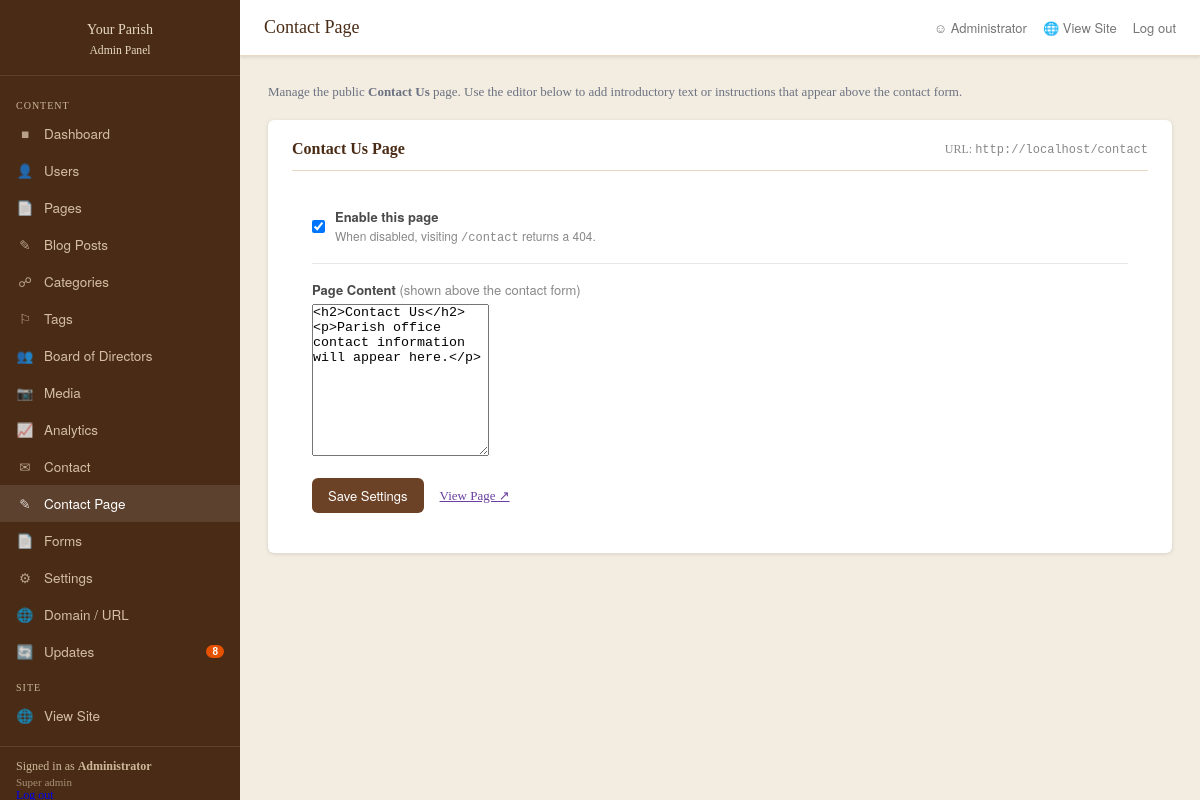
/admin/contact-prayer.php (signed in), run on an earlier commit of the app's database.
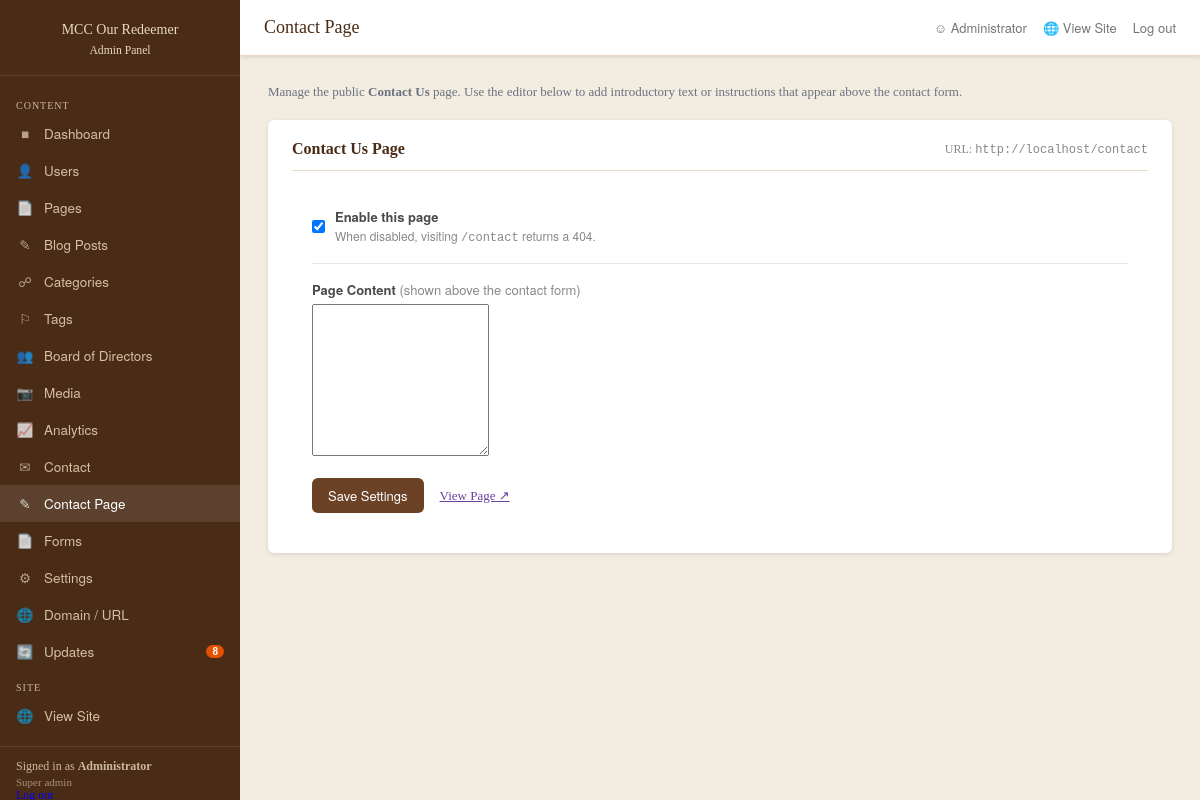
And on a later commit of the database.
### tables this page shows
CREATE TABLE IF NOT EXISTS `pages` (
  `id`           INT UNSIGNED AUTO_INCREMENT PRIMARY KEY,
  `site_id`      INT UNSIGNED NOT NULL DEFAULT 1,
  `title`        VARCHAR(255) NOT NULL,
  `slug`         VARCHAR(255) NOT NULL,
  UNIQUE KEY `idx_site_slug` (`site_id`, `slug`),
  `content`      LONGTEXT DEFAULT NULL,
  `excerpt`      TEXT DEFAULT NULL,
  `status`       ENUM('published','draft','private') NOT NULL DEFAULT 'draft',
  `template`     VARCHAR(80) NOT NULL DEFAULT 'default',
  `featured_image` INT UNSIGNED DEFAULT NULL,
  `meta_title`   VARCHAR(255) DEFAULT NULL,
  `meta_desc`    VARCHAR(500) DEFAULT NULL,
  `menu_order`   SMALLINT UNSIGNED NOT NULL DEFAULT 0,
  `show_in_nav`  TINYINT(1) NOT NULL DEFAULT 0,
  `nav_label`    VARCHAR(100) DEFAULT NULL,
  `parent_id`    INT UNSIGNED DEFAULT NULL,
  `author_id`    INT UNSIGNED NOT NULL,
  `created_at`   DATETIME NOT NULL DEFAULT CURRENT_TIMESTAMP,
  `updated_at`   DATETIME NOT NULL DEFAULT CURRENT_TIMESTAMP ON UPDATE CURRENT_TIMESTAMP,
  INDEX `idx_slug` (`slug`),
  INDEX `idx_status` (`status`)
);

### core/helpers.php (called while the page is built, shortened)
<?php
function h(?string $str): string {
    return htmlspecialchars($str ?? '', ENT_QUOTES | ENT_SUBSTITUTE, 'UTF-8');
}
function siteUrl(string $path = ''): string {
    return rtrim(SITE_URL, '/') . '/' . ltrim($path, '/');
}
function setting(string $key, string $default = ''): string {
    return Database::setting($key, $default);
}
    ?>

### core/Database.php (called while the page is built, shortened)
<?php
class Database {
    private static ?PDO   $pdo              = null;
    private static int    $siteId           = 0;
    private static array  $settingsCache    = [];
    private static bool   $settingsLoaded   = false;
    public static function get(): PDO {
        if (self::$pdo === null) {
            $dsn = sprintf('mysql:host=%s;dbname=%s;charset=%s', DB_HOST, DB_NAME, DB_CHARSET);
            $opts = [
                PDO::ATTR_ERRMODE            => PDO::ERRMODE_EXCEPTION,
                PDO::ATTR_DEFAULT_FETCH_MODE => PDO::FETCH_ASSOC,
                PDO::ATTR_EMULATE_PREPARES   => false,
            ];
            self::$pdo = new PDO($dsn, DB_USER, DB_PASS, $opts);
            if (defined('NETWORK_MODE') && NETWORK_MODE && defined('SITE_ID') && SITE_ID === 0) {
                self::resolveSubdomain(SITE_SUBDOMAIN);
            } else {
                self::$siteId = defined('SITE_ID') ? (int) SITE_ID : 1;
            }
        }
        return self::$pdo;
    }
    public static function siteId(): int {
        return self::$siteId ?: 1;
    }
    public static function query(string $sql, array $params = []): PDOStatement {
        $stmt = self::get()->prepare($sql);
        $stmt->execute($params);
        return $stmt;
    }
    public static function fetch(string $sql, array $params = []): ?array {
        $row = self::query($sql, $params)->fetch();
        return $row ?: null;
    }
    public static function fetchAll(string $sql, array $params = []): array {
        return self::query($sql, $params)->fetchAll();
    }
    private static function loadSettings(): void {
        if (self::$settingsLoaded) return;
        self::$settingsLoaded = true;
        try {
            $rows = self::fetchAll(
                "SELECT `key`, `value` FROM settings WHERE site_id = ?",
                [self::siteId()]
            );
            foreach ($rows as $r) {
                self::$settingsCache[$r['key']] = $r['value'];
            }
        } catch (\PDOException) {
        }
    }
    public static function setting(string $key, string $default = ''): string {
        return array_key_exists($key, self::$settingsCache)
            ? (string) self::$settingsCache[$key]
            : $default;
    }
}

### admin/layout.php (the view, shortened to what the changed rows need)
<?php
function adminLayout(string $pageTitle, callable $body): void {
    $siteName = setting('site_name', 'Your Parish');
?><!DOCTYPE html>
<html lang="en">
<head>
<link rel="stylesheet" href="<?= siteUrl('public/assets/css/admin.css') ?>">
</head>
<body>
<div class="admin-wrap">
  <aside class="sidebar" id="sidebar">
    <div class="sidebar-logo">
      <h1><?= h($siteName) ?><br><small>Admin Panel</small></h1>
    </div>
  </aside>
  <div class="main">
    <div class="content">
      <?php $body(); ?>
    </div>
  </div>
</div>
</body>
</html>
<?php } ?>

### admin/contact-prayer.php (shortened to what the changed rows need)
<?php
require_once BASE_PATH . '/core/Database.php';
require_once BASE_PATH . '/core/helpers.php';
require_once __DIR__ . '/layout.php';
$siteId = Database::siteId();
$contactPage    = Database::fetch("SELECT content FROM pages WHERE slug = 'contact' AND site_id = ?", [$siteId]);
$contactContent = $contactPage['content'] ?? '';
adminLayout('Contact Page', function() use ($contactEnabled, $contactContent) {
?>
<form method="post" id="contact-form">
  <div class="card">
    <div class="card-header" style="display:flex; align-items:center; justify-content:space-between;">
      <h2 class="card-title">Contact Us Page</h2>
    </div>
    <div class="card-body" style="padding:20px;">
      <div class="form-group">
        <label class="form-label">
          Page Content
          <span style="font-weight:400; color:#888;">(shown above the contact form)</span>
        </label>
        <textarea id="contact-content" name="content" rows="10"><?= h($contactContent) ?></textarea>
      </div>
    </div>
  </div>
</form>
<?php }); ?>

What changed in the data, as far as the page shows it:
no longer on this page (row edited): pages: content "<h2>Contact Us</h2><p>Parish office contact information will appear here.</p>"
Also different on the page:
$siteName: "Your Parish" → "MCC Our Redeemer"
